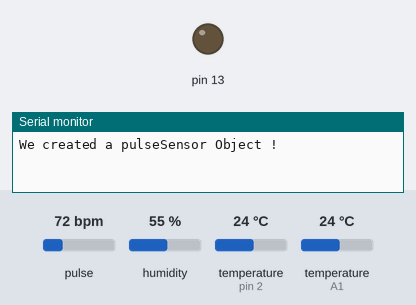
A sketch run on a simulated Arduino Uno, built with avr-gcc and run on an emulated ATmega328P. Parts: output pins drawn as LEDs (lit = HIGH), the last lines printed to the serial monitor. The inputs (shaded band) are chosen by the test bench; at power-on: pulse 72 bpm, humidity 55 %, temperature (sensors on pin 2, A1) 24 °C.

Above: at 0.1 s.
At 2.9 s:
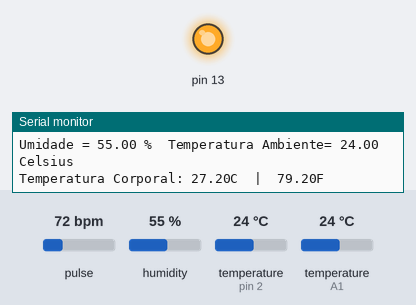
Timing chart, 0 to 4.4 s (numbered marks = the images above):
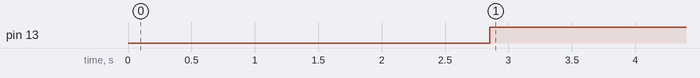

Measured:
- by itself, pin 13: LOW → HIGH at 2.9 s

The sketch:

leitura_local.ino.ino
```cpp
//sensor temp corporal
#include <OneWire.h>
#include <DallasTemperature.h>
//sensor de temp e umi ambiente
#include <dht.h>
//sensor de BPM
#define USE_ARDUINO_INTERRUPTS true
#include <PulseSensorPlayground.h>


//sensor temp corporal
#define ONE_WIRE_BUS 2
OneWire oneWire(ONE_WIRE_BUS);
DallasTemperature sensors(&oneWire);

//sensor temp e umi ambiente
#define dht_dpin A1
dht DHT;

//sensor de BPM
const int PulseWire = 0;
const int LED13 = 13;
int Threshold = 550;
PulseSensorPlayground pulseSensor;

bool bpm = true;

void setup() {
  Serial.begin(9600);
  sensors.begin();
  pulseSensor.analogInput(PulseWire);
  pulseSensor.blinkOnPulse(LED13);
  pulseSensor.setThreshold(Threshold);
  if (pulseSensor.begin()) {
    Serial.println("We created a pulseSensor Object !");
  }
  delay(2000);
}

void loop() {
  sensors.requestTemperatures();

  float tempC = sensors.getTempCByIndex(0);
  float tempF = sensors.getTempFByIndex(0);

  DHT.read11(dht_dpin);
  Serial.print("Umidade = ");
  Serial.print(DHT.humidity);
  Serial.print(" %  ");
  Serial.print("Temperatura Ambiente= ");
  Serial.print(DHT.temperature);
  Serial.println(" Celsius  ");

  Serial.print("Temperatura Corporal: ");
  Serial.print(tempC+3.2);
  Serial.print("C  |  ");
  Serial.print(tempF+4);
  Serial.println("F");

  int myBPM = pulseSensor.getBeatsPerMinute();
  if (pulseSensor.sawStartOfBeat()) {
    Serial.print("BPM: ");
    Serial.println(myBPM);
  }
  Serial.print("------------------------------------------------------\n");


  delay(2000);
}
```
